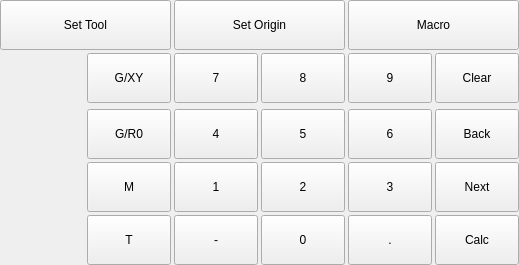
<?xml version="1.0" encoding="UTF-8"?>
<ui version="4.0">
 <class>Form</class>
 <widget class="QWidget" name="Form">
  <property name="geometry">
   <rect>
    <x>0</x>
    <y>0</y>
    <width>519</width>
    <height>265</height>
   </rect>
  </property>
  <property name="sizePolicy">
   <sizepolicy hsizetype="Preferred" vsizetype="Preferred">
    <horstretch>0</horstretch>
    <verstretch>0</verstretch>
   </sizepolicy>
  </property>
  <property name="windowTitle">
   <string>Form</string>
  </property>
  <layout class="QVBoxLayout" name="verticalLayout">
   <property name="spacing">
    <number>3</number>
   </property>
   <property name="leftMargin">
    <number>0</number>
   </property>
   <property name="topMargin">
    <number>0</number>
   </property>
   <property name="rightMargin">
    <number>0</number>
   </property>
   <property name="bottomMargin">
    <number>0</number>
   </property>
   <item>
    <layout class="QHBoxLayout" name="horizontalLayout">
     <property name="spacing">
      <number>3</number>
     </property>
     <property name="sizeConstraint">
      <enum>QLayout::SetDefaultConstraint</enum>
     </property>
     <item>
      <widget class="QPushButton" name="pushButton_20">
       <property name="minimumSize">
        <size>
         <width>0</width>
         <height>50</height>
        </size>
       </property>
       <property name="text">
        <string>Set Tool</string>
       </property>
      </widget>
     </item>
     <item>
      <widget class="QPushButton" name="pushButton_22">
       <property name="minimumSize">
        <size>
         <width>0</width>
         <height>50</height>
        </size>
       </property>
       <property name="text">
        <string>Set Origin</string>
       </property>
      </widget>
     </item>
     <item>
      <widget class="QPushButton" name="pushButton_macro">
       <property name="minimumSize">
        <size>
         <width>0</width>
         <height>50</height>
        </size>
       </property>
       <property name="text">
        <string>Macro</string>
       </property>
      </widget>
     </item>
    </layout>
   </item>
   <item>
    <layout class="QGridLayout" name="gridLayout">
     <property name="topMargin">
      <number>0</number>
     </property>
     <property name="spacing">
      <number>3</number>
     </property>
     <item row="3" column="7">
      <widget class="QPushButton" name="pushButton_5">
       <property name="sizePolicy">
        <sizepolicy hsizetype="Minimum" vsizetype="Expanding">
         <horstretch>0</horstretch>
         <verstretch>0</verstretch>
        </sizepolicy>
       </property>
       <property name="text">
        <string>5</string>
       </property>
      </widget>
     </item>
     <item row="3" column="9">
      <widget class="QPushButton" name="pushButton_back">
       <property name="sizePolicy">
        <sizepolicy hsizetype="Minimum" vsizetype="Expanding">
         <horstretch>0</horstretch>
         <verstretch>0</verstretch>
        </sizepolicy>
       </property>
       <property name="text">
        <string>Back</string>
       </property>
      </widget>
     </item>
     <item row="4" column="9">
      <widget class="QPushButton" name="pushButton_next">
       <property name="sizePolicy">
        <sizepolicy hsizetype="Minimum" vsizetype="Expanding">
         <horstretch>0</horstretch>
         <verstretch>0</verstretch>
        </sizepolicy>
       </property>
       <property name="text">
        <string>Next</string>
       </property>
      </widget>
     </item>
     <item row="3" column="8">
      <widget class="QPushButton" name="pushButton_6">
       <property name="sizePolicy">
        <sizepolicy hsizetype="Minimum" vsizetype="Expanding">
         <horstretch>0</horstretch>
         <verstretch>0</verstretch>
        </sizepolicy>
       </property>
       <property name="text">
        <string>6</string>
       </property>
      </widget>
     </item>
     <item row="1" column="7">
      <widget class="QPushButton" name="pushButton_8">
       <property name="sizePolicy">
        <sizepolicy hsizetype="Minimum" vsizetype="Expanding">
         <horstretch>0</horstretch>
         <verstretch>0</verstretch>
        </sizepolicy>
       </property>
       <property name="text">
        <string>8</string>
       </property>
      </widget>
     </item>
     <item row="1" column="8">
      <widget class="QPushButton" name="pushButton_9">
       <property name="sizePolicy">
        <sizepolicy hsizetype="Minimum" vsizetype="Expanding">
         <horstretch>0</horstretch>
         <verstretch>0</verstretch>
        </sizepolicy>
       </property>
       <property name="text">
        <string>9</string>
       </property>
      </widget>
     </item>
     <item row="1" column="4">
      <widget class="QPushButton" name="pushButton_7">
       <property name="sizePolicy">
        <sizepolicy hsizetype="Minimum" vsizetype="Expanding">
         <horstretch>0</horstretch>
         <verstretch>0</verstretch>
        </sizepolicy>
       </property>
       <property name="text">
        <string>7</string>
       </property>
      </widget>
     </item>
     <item row="3" column="3">
      <widget class="QPushButton" name="pushButton_gr">
       <property name="sizePolicy">
        <sizepolicy hsizetype="Minimum" vsizetype="Expanding">
         <horstretch>0</horstretch>
         <verstretch>0</verstretch>
        </sizepolicy>
       </property>
       <property name="text">
        <string>G/R0</string>
       </property>
      </widget>
     </item>
     <item row="4" column="3">
      <widget class="QPushButton" name="pushButton_m">
       <property name="sizePolicy">
        <sizepolicy hsizetype="Minimum" vsizetype="Expanding">
         <horstretch>0</horstretch>
         <verstretch>0</verstretch>
        </sizepolicy>
       </property>
       <property name="text">
        <string>M</string>
       </property>
      </widget>
     </item>
     <item row="1" column="3">
      <widget class="QPushButton" name="pushButton_gx">
       <property name="sizePolicy">
        <sizepolicy hsizetype="Minimum" vsizetype="Expanding">
         <horstretch>0</horstretch>
         <verstretch>0</verstretch>
        </sizepolicy>
       </property>
       <property name="text">
        <string>G/XY</string>
       </property>
      </widget>
     </item>
     <item row="4" column="8">
      <widget class="QPushButton" name="pushButton_3">
       <property name="sizePolicy">
        <sizepolicy hsizetype="Minimum" vsizetype="Expanding">
         <horstretch>0</horstretch>
         <verstretch>0</verstretch>
        </sizepolicy>
       </property>
       <property name="text">
        <string>3</string>
       </property>
      </widget>
     </item>
     <item row="4" column="4">
      <widget class="QPushButton" name="pushButton_1">
       <property name="sizePolicy">
        <sizepolicy hsizetype="Minimum" vsizetype="Expanding">
         <horstretch>0</horstretch>
         <verstretch>0</verstretch>
        </sizepolicy>
       </property>
       <property name="text">
        <string>1</string>
       </property>
      </widget>
     </item>
     <item row="1" column="9">
      <widget class="QPushButton" name="pushButton_clear">
       <property name="sizePolicy">
        <sizepolicy hsizetype="Minimum" vsizetype="Expanding">
         <horstretch>0</horstretch>
         <verstretch>0</verstretch>
        </sizepolicy>
       </property>
       <property name="text">
        <string>Clear</string>
       </property>
       <property name="icon">
        <iconset theme="clear"/>
       </property>
       <property name="iconSize">
        <size>
         <width>32</width>
         <height>32</height>
        </size>
       </property>
      </widget>
     </item>
     <item row="5" column="4">
      <widget class="QPushButton" name="pushButton_negative">
       <property name="sizePolicy">
        <sizepolicy hsizetype="Minimum" vsizetype="Expanding">
         <horstretch>0</horstretch>
         <verstretch>0</verstretch>
        </sizepolicy>
       </property>
       <property name="text">
        <string>-</string>
       </property>
      </widget>
     </item>
     <item row="5" column="3">
      <widget class="QPushButton" name="pushButton_t">
       <property name="sizePolicy">
        <sizepolicy hsizetype="Minimum" vsizetype="Expanding">
         <horstretch>0</horstretch>
         <verstretch>0</verstretch>
        </sizepolicy>
       </property>
       <property name="text">
        <string>T</string>
       </property>
       <property name="iconSize">
        <size>
         <width>16</width>
         <height>16</height>
        </size>
       </property>
      </widget>
     </item>
     <item row="3" column="4">
      <widget class="QPushButton" name="pushButton_4">
       <property name="sizePolicy">
        <sizepolicy hsizetype="Minimum" vsizetype="Expanding">
         <horstretch>0</horstretch>
         <verstretch>0</verstretch>
        </sizepolicy>
       </property>
       <property name="text">
        <string>4</string>
       </property>
      </widget>
     </item>
     <item row="5" column="7">
      <widget class="QPushButton" name="pushButton_0">
       <property name="sizePolicy">
        <sizepolicy hsizetype="Minimum" vsizetype="Expanding">
         <horstretch>0</horstretch>
         <verstretch>0</verstretch>
        </sizepolicy>
       </property>
       <property name="text">
        <string>0</string>
       </property>
      </widget>
     </item>
     <item row="1" column="0" rowspan="5">
      <layout class="QVBoxLayout" name="verticalLayout_2">
       <property name="spacing">
        <number>3</number>
       </property>
       <item>
        <widget class="QLabel" name="label_0">
         <property name="minimumSize">
          <size>
           <width>75</width>
           <height>0</height>
          </size>
         </property>
         <property name="text">
          <string/>
         </property>
        </widget>
       </item>
       <item>
        <widget class="QLabel" name="label_1">
         <property name="text">
          <string/>
         </property>
        </widget>
       </item>
       <item>
        <widget class="QLabel" name="label_2">
         <property name="text">
          <string/>
         </property>
        </widget>
       </item>
       <item>
        <widget class="QLabel" name="label_3">
         <property name="text">
          <string/>
         </property>
        </widget>
       </item>
       <item>
        <widget class="QLabel" name="label_4">
         <property name="text">
          <string/>
         </property>
        </widget>
       </item>
       <item>
        <widget class="QLabel" name="label_5">
         <property name="text">
          <string/>
         </property>
        </widget>
       </item>
       <item>
        <widget class="QLabel" name="label_6">
         <property name="text">
          <string/>
         </property>
        </widget>
       </item>
       <item>
        <widget class="QLabel" name="label_7">
         <property name="text">
          <string/>
         </property>
        </widget>
       </item>
       <item>
        <widget class="QLabel" name="label_8">
         <property name="text">
          <string/>
         </property>
        </widget>
       </item>
       <item>
        <widget class="QLabel" name="label_9">
         <property name="text">
          <string/>
         </property>
        </widget>
       </item>
       <item>
        <widget class="QLabel" name="label_10">
         <property name="text">
          <string/>
         </property>
        </widget>
       </item>
      </layout>
     </item>
     <item row="4" column="7">
      <widget class="QPushButton" name="pushButton_2">
       <property name="sizePolicy">
        <sizepolicy hsizetype="Minimum" vsizetype="Expanding">
         <horstretch>0</horstretch>
         <verstretch>0</verstretch>
        </sizepolicy>
       </property>
       <property name="text">
        <string>2</string>
       </property>
      </widget>
     </item>
     <item row="5" column="8">
      <widget class="QPushButton" name="pushButton_point">
       <property name="sizePolicy">
        <sizepolicy hsizetype="Minimum" vsizetype="Expanding">
         <horstretch>0</horstretch>
         <verstretch>0</verstretch>
        </sizepolicy>
       </property>
       <property name="text">
        <string>.</string>
       </property>
      </widget>
     </item>
     <item row="5" column="9">
      <widget class="QPushButton" name="pushButton_point_2">
       <property name="sizePolicy">
        <sizepolicy hsizetype="Minimum" vsizetype="Expanding">
         <horstretch>0</horstretch>
         <verstretch>0</verstretch>
        </sizepolicy>
       </property>
       <property name="text">
        <string>Calc</string>
       </property>
      </widget>
     </item>
    </layout>
   </item>
  </layout>
 </widget>
 <resources>
  <include location="mditouchy.qrc"/>
 </resources>
 <connections>
  <connection>
   <sender>pushButton_gx</sender>
   <signal>clicked()</signal>
   <receiver>Form</receiver>
   <slot>gxClicked()</slot>
   <hints>
    <hint type="sourcelabel">
     <x>176</x>
     <y>81</y>
    </hint>
    <hint type="destinationlabel">
     <x>189</x>
     <y>2</y>
    </hint>
   </hints>
  </connection>
  <connection>
   <sender>pushButton_gr</sender>
   <signal>clicked()</signal>
   <receiver>Form</receiver>
   <slot>grClicked()</slot>
   <hints>
    <hint type="sourcelabel">
     <x>202</x>
     <y>224</y>
    </hint>
    <hint type="destinationlabel">
     <x>222</x>
     <y>0</y>
    </hint>
   </hints>
  </connection>
  <connection>
   <sender>pushButton_m</sender>
   <signal>clicked()</signal>
   <receiver>Form</receiver>
   <slot>mClicked()</slot>
   <hints>
    <hint type="sourcelabel">
     <x>202</x>
     <y>313</y>
    </hint>
    <hint type="destinationlabel">
     <x>171</x>
     <y>3</y>
    </hint>
   </hints>
  </connection>
  <connection>
   <sender>pushButton_t</sender>
   <signal>clicked()</signal>
   <receiver>Form</receiver>
   <slot>tClicked()</slot>
   <hints>
    <hint type="sourcelabel">
     <x>202</x>
     <y>403</y>
    </hint>
    <hint type="destinationlabel">
     <x>103</x>
     <y>0</y>
    </hint>
   </hints>
  </connection>
  <connection>
   <sender>pushButton_negative</sender>
   <signal>clicked()</signal>
   <receiver>Form</receiver>
   <slot>minusClicked()</slot>
   <hints>
    <hint type="sourcelabel">
     <x>302</x>
     <y>403</y>
    </hint>
    <hint type="destinationlabel">
     <x>44</x>
     <y>4</y>
    </hint>
   </hints>
  </connection>
  <connection>
   <sender>pushButton_clear</sender>
   <signal>clicked()</signal>
   <receiver>Form</receiver>
   <slot>clearClicked()</slot>
   <hints>
    <hint type="sourcelabel">
     <x>557</x>
     <y>95</y>
    </hint>
    <hint type="destinationlabel">
     <x>607</x>
     <y>69</y>
    </hint>
   </hints>
  </connection>
  <connection>
   <sender>pushButton_back</sender>
   <signal>clicked()</signal>
   <receiver>Form</receiver>
   <slot>backClicked()</slot>
   <hints>
    <hint type="sourcelabel">
     <x>579</x>
     <y>184</y>
    </hint>
    <hint type="destinationlabel">
     <x>608</x>
     <y>138</y>
    </hint>
   </hints>
  </connection>
  <connection>
   <sender>pushButton_next</sender>
   <signal>clicked()</signal>
   <receiver>Form</receiver>
   <slot>nextClicked()</slot>
   <hints>
    <hint type="sourcelabel">
     <x>579</x>
     <y>260</y>
    </hint>
    <hint type="destinationlabel">
     <x>609</x>
     <y>243</y>
    </hint>
   </hints>
  </connection>
  <connection>
   <sender>pushButton_point</sender>
   <signal>clicked()</signal>
   <receiver>Form</receiver>
   <slot>pointClicked()</slot>
   <hints>
    <hint type="sourcelabel">
     <x>466</x>
     <y>328</y>
    </hint>
    <hint type="destinationlabel">
     <x>607</x>
     <y>358</y>
    </hint>
   </hints>
  </connection>
  <connection>
   <sender>pushButton_1</sender>
   <signal>clicked()</signal>
   <receiver>Form</receiver>
   <slot>numKeyClicked()</slot>
   <hints>
    <hint type="sourcelabel">
     <x>265</x>
     <y>233</y>
    </hint>
    <hint type="destinationlabel">
     <x>258</x>
     <y>7</y>
    </hint>
   </hints>
  </connection>
  <connection>
   <sender>pushButton_4</sender>
   <signal>clicked()</signal>
   <receiver>Form</receiver>
   <slot>numKeyClicked()</slot>
   <hints>
    <hint type="sourcelabel">
     <x>302</x>
     <y>224</y>
    </hint>
    <hint type="destinationlabel">
     <x>269</x>
     <y>6</y>
    </hint>
   </hints>
  </connection>
  <connection>
   <sender>pushButton_7</sender>
   <signal>clicked()</signal>
   <receiver>Form</receiver>
   <slot>numKeyClicked()</slot>
   <hints>
    <hint type="sourcelabel">
     <x>290</x>
     <y>61</y>
    </hint>
    <hint type="destinationlabel">
     <x>279</x>
     <y>2</y>
    </hint>
   </hints>
  </connection>
  <connection>
   <sender>pushButton_0</sender>
   <signal>clicked()</signal>
   <receiver>Form</receiver>
   <slot>numKeyClicked()</slot>
   <hints>
    <hint type="sourcelabel">
     <x>349</x>
     <y>341</y>
    </hint>
    <hint type="destinationlabel">
     <x>349</x>
     <y>377</y>
    </hint>
   </hints>
  </connection>
  <connection>
   <sender>pushButton_2</sender>
   <signal>clicked()</signal>
   <receiver>Form</receiver>
   <slot>numKeyClicked()</slot>
   <hints>
    <hint type="sourcelabel">
     <x>394</x>
     <y>270</y>
    </hint>
    <hint type="destinationlabel">
     <x>401</x>
     <y>376</y>
    </hint>
   </hints>
  </connection>
  <connection>
   <sender>pushButton_3</sender>
   <signal>clicked()</signal>
   <receiver>Form</receiver>
   <slot>numKeyClicked()</slot>
   <hints>
    <hint type="sourcelabel">
     <x>482</x>
     <y>264</y>
    </hint>
    <hint type="destinationlabel">
     <x>512</x>
     <y>377</y>
    </hint>
   </hints>
  </connection>
  <connection>
   <sender>pushButton_5</sender>
   <signal>clicked()</signal>
   <receiver>Form</receiver>
   <slot>numKeyClicked()</slot>
   <hints>
    <hint type="sourcelabel">
     <x>371</x>
     <y>146</y>
    </hint>
    <hint type="destinationlabel">
     <x>297</x>
     <y>5</y>
    </hint>
   </hints>
  </connection>
  <connection>
   <sender>pushButton_8</sender>
   <signal>clicked()</signal>
   <receiver>Form</receiver>
   <slot>numKeyClicked()</slot>
   <hints>
    <hint type="sourcelabel">
     <x>345</x>
     <y>68</y>
    </hint>
    <hint type="destinationlabel">
     <x>385</x>
     <y>4</y>
    </hint>
   </hints>
  </connection>
  <connection>
   <sender>pushButton_6</sender>
   <signal>clicked()</signal>
   <receiver>Form</receiver>
   <slot>numKeyClicked()</slot>
   <hints>
    <hint type="sourcelabel">
     <x>477</x>
     <y>150</y>
    </hint>
    <hint type="destinationlabel">
     <x>495</x>
     <y>6</y>
    </hint>
   </hints>
  </connection>
  <connection>
   <sender>pushButton_9</sender>
   <signal>clicked()</signal>
   <receiver>Form</receiver>
   <slot>numKeyClicked()</slot>
   <hints>
    <hint type="sourcelabel">
     <x>476</x>
     <y>85</y>
    </hint>
    <hint type="destinationlabel">
     <x>605</x>
     <y>8</y>
    </hint>
   </hints>
  </connection>
  <connection>
   <sender>pushButton_20</sender>
   <signal>clicked()</signal>
   <receiver>Form</receiver>
   <slot>setToolClicked()</slot>
   <hints>
    <hint type="sourcelabel">
     <x>71</x>
     <y>27</y>
    </hint>
    <hint type="destinationlabel">
     <x>2</x>
     <y>20</y>
    </hint>
   </hints>
  </connection>
  <connection>
   <sender>pushButton_22</sender>
   <signal>clicked()</signal>
   <receiver>Form</receiver>
   <slot>setOriginClicked()</slot>
   <hints>
    <hint type="sourcelabel">
     <x>236</x>
     <y>30</y>
    </hint>
    <hint type="destinationlabel">
     <x>0</x>
     <y>62</y>
    </hint>
   </hints>
  </connection>
  <connection>
   <sender>pushButton_macro</sender>
   <signal>clicked()</signal>
   <receiver>Form</receiver>
   <slot>macroClicked()</slot>
   <hints>
    <hint type="sourcelabel">
     <x>439</x>
     <y>26</y>
    </hint>
    <hint type="destinationlabel">
     <x>609</x>
     <y>39</y>
    </hint>
   </hints>
  </connection>
  <connection>
   <sender>pushButton_point_2</sender>
   <signal>clicked()</signal>
   <receiver>Form</receiver>
   <slot>calcClicked()</slot>
   <hints>
    <hint type="sourcelabel">
     <x>557</x>
     <y>329</y>
    </hint>
    <hint type="destinationlabel">
     <x>609</x>
     <y>321</y>
    </hint>
   </hints>
  </connection>
 </connections>
 <slots>
  <slot>slot1()</slot>
  <slot>gxClicked()</slot>
  <slot>grClicked()</slot>
  <slot>mClicked()</slot>
  <slot>tClicked()</slot>
  <slot>minusClicked()</slot>
  <slot>pointClicked()</slot>
  <slot>nextClicked()</slot>
  <slot>backClicked()</slot>
  <slot>clearClicked()</slot>
  <slot>numKeyClicked()</slot>
  <slot>setToolClicked()</slot>
  <slot>setOriginClicked()</slot>
  <slot>macroClicked()</slot>
  <slot>calcClicked()</slot>
 </slots>
</ui>
